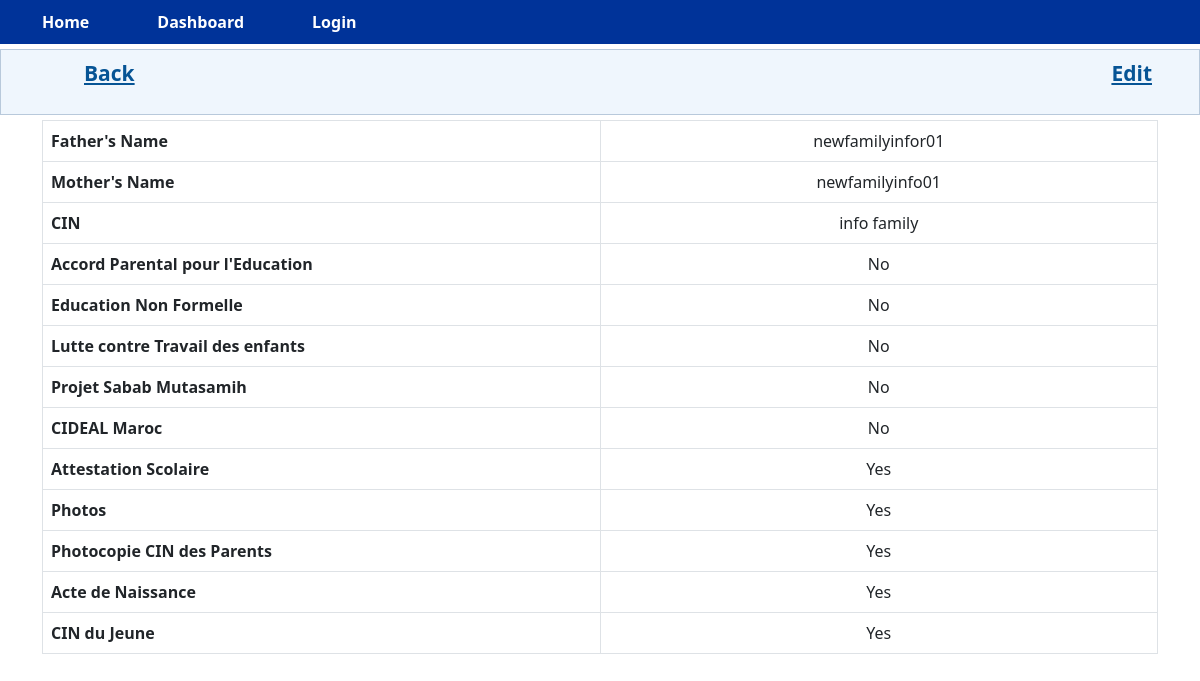
The page /view_family/32 on the database as committed earlier.
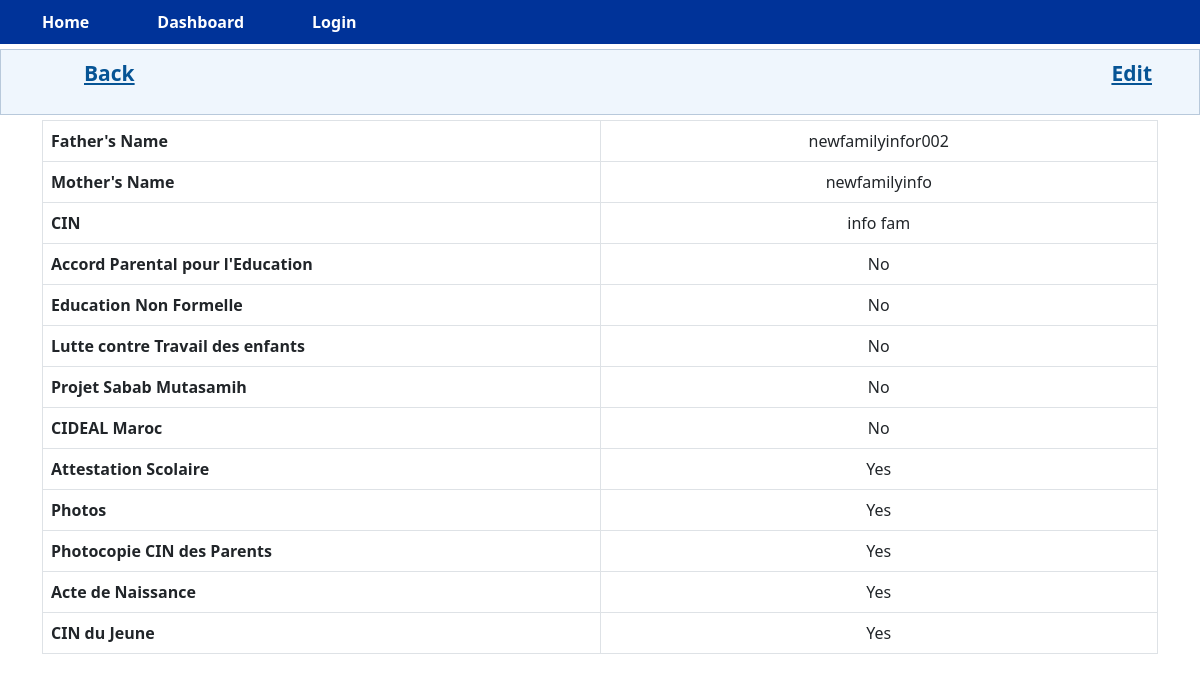
The same page on the database as committed later.
### app.py (models this page shows)
class Family(db.Model, UserMixin):
    id = db.Column(db.Integer, primary_key=True)
    pere_name = db.Column(db.String(100), nullable=False)
    maman_name = db.Column(db.String(100), nullable=False)
    cin = db.Column(db.String(20), nullable=True)
    Accord_P_Education_parental = db.Column(db.Boolean, default=False, nullable=True)
    Education_Non_Formelle = db.Column(db.Boolean, default=False, nullable=True)
    lutte_contre_Travail_des_enfants = db.Column(db.Boolean, default=False, nullable=True)
    Projet_Sabab_Mutasamih = db.Column(db.Boolean, default=False, nullable=True)
    CIDEAL_Maroc = db.Column(db.Boolean, default=False, nullable=True)
    Attestation_scolaire = db.Column(db.Boolean, default=False, nullable=True)
    Photos = db.Column(db.Boolean, default=False, nullable=True)
    photocopie_CIN_parents = db.Column(db.Boolean, default=False, nullable=True)
    Acte_de_naissance = db.Column(db.Boolean, default=False, nullable=True)
    CIN_du_jeune = db.Column(db.Boolean, default=False, nullable=True)
    children_id = db.Column(db.Integer, db.ForeignKey('children.id'))
    children = db.relationship('Children', backref='family')

### app.py (the view)
@app.route('/view_family/<int:child_id>')
def view_family(child_id):
    child = Children.query.get_or_404(child_id)
    family = Family.query.filter_by(children_id=child.id).first()
    form = FamilyForm()
    return render_template('view_family.html', child=child, family=family, form=form)

### templates/view_family.html (shortened to what this page needs)
{% extends 'dashboard.html' %}
{% block page_content %}
<div class="sidenav">
    <ul class="navbar">
        <li class="nav-item"><a href="{{ url_for('view_children', child_id=child.id) }}"> Back </a></li>
        <li class="nav-item"><a href="{{ url_for('edit_family', child_id=child.id) }}">Edit</a></li>
    </ul>
</div>
    {% if family %}
        <div class="container">
          <table class="table table-bordered">
              <tr>
                  <th>Father's Name</th>
                  <td>{{ family.pere_name }}</td>
              </tr>
              <tr>
                  <th>Mother's Name</th>
                  <td>{{ family.maman_name }}</td>
              </tr>
              <tr>
                  <th>CIN</th>
                  <td>{{ family.cin }}</td>
              </tr>
              <tr>
                  <th>Accord Parental pour l'Education</th>
                  <td>{{ 'Yes' if family.Accord_P_Education_parental else 'No' }}</td>
              </tr>
              <tr>
                  <th>Education Non Formelle</th>
                  <td>{{ 'Yes' if family.Education_Non_Formelle else 'No' }}</td>
              </tr>
              <tr>
                  <th>Lutte contre Travail des enfants</th>
                  <td>{{ 'Yes' if family.lutte_contre_Travail_des_enfants else 'No' }}</td>
              </tr>
              <tr>
                  <th>Projet Sabab Mutasamih</th>
                  <td>{{ 'Yes' if family.Projet_Sabab_Mutasamih else 'No' }}</td>
              </tr>
              <tr>
                  <th>CIDEAL Maroc</th>
                  <td>{{ 'Yes' if family.CIDEAL_Maroc else 'No' }}</td>
              </tr>
              <tr>
                  <th>Attestation Scolaire</th>
                  <td>{{ 'Yes' if family.Attestation_scolaire else 'No' }}</td>
              </tr>
              <tr>
                  <th>Photos</th>
                  <td>{{ 'Yes' if family.Photos else 'No' }}</td>
              </tr>
              <tr>
                  <th>Photocopie CIN des Parents</th>
                  <td>{{ 'Yes' if family.photocopie_CIN_parents else 'No' }}</td>
              </tr>
              <tr>
                  <th>Acte de Naissance</th>
                  <td>{{ 'Yes' if family.Acte_de_naissance else 'No' }}</td>
              </tr>
              <tr>
                  <th>CIN du Jeune</th>
                  <td>{{ 'Yes' if family.CIN_du_jeune else 'No' }}</td>
              </tr>
          </table>
        </div>
    {% else %}
        <p>No family information found for {{ child.name }}.</p>
    {% endif %}
{% endblock %}

### templates/dashboard.html (shortened to what this page needs)
{% extends 'base.html' %}

### templates/base.html (shortened to what this page needs)
{% extends 'bootstrap/base.html' %}

### templates/bootstrap/base.html (shortened to what this page needs)
<!DOCTYPE html>
<html lang="en">
<head>
    <link rel="stylesheet" href="https://cdnjs.cloudflare.com/ajax/libs/jqueryui/1.12.1/jquery-ui.min.css">
  <link rel="stylesheet" href="https://cdn.jsdelivr.net/npm/bootstrap@5.1.3/dist/css/bootstrap.min.css">
  <link rel="stylesheet" type="text/css" href="{{ url_for('static', filename='css/styles.css') }}">
  <link href="https://maxcdn.bootstrapcdn.com/bootstrap/5.0.0-alpha1/css/bootstrap.min.css" rel="stylesheet">
</head>
<body class="{% block body_class %}{% endblock %}">
  <nav>
    <ul>
      <li><a href="{{ url_for('home') }}">Home</a></li>
      <li><a href="{{ url_for('dashboard') }}">Dashboard</a></li>
      {% if current_user.is_authenticated %}
        <li><a href="{{ url_for('logout') }}">Logout</a></li>
      {% else %}
        <li><a href="{{ url_for('login') }}">Login</a></li>
      {% endif %}
    </ul>
  </nav>
  <main>
    {% block page_content %}{% endblock %}
  </main>
</body>
</html>

### static/css/styles.css (style rules this page uses)
nav { background-color: #003399; color: white; display: flex; justify-content: space-between; align-items: center; padding: 10px; }
nav ul { display: flex; list-style: none; margin: 0; padding: 0; }
nav ul li { margin-right: 20px; }
nav ul li:last-child { margin-right: 0; }
nav ul li a { color: white; text-decoration: none; font-weight: bold; }
ul { list-style: none; display: flex; justify-content: center; align-items: center; }
li { margin: 0 1rem; }
.sidenav { border: 1px solid #b8c9db; background-color: #eff6fd; margin: 5px 0 5px 0; padding: 0; }
.navbar { position: relative; display: flex; flex-wrap: wrap; align-items: center; justify-content: space-between; padding-top: 0.5rem; padding-bottom: 0rem; }
.nav-item { display: inline-block; padding: 0 15px 0 7px; position: relative; }
.nav-item a { color: #065495; font-size: 21px; font-weight: bold; padding-left: 28px; }
table { margin-bottom: 0px; }
a { text-decoration: none; color: #ffffff; padding: 0.5rem 1rem; border-radius: 0.5rem; transition: background-color 0.3s ease; }
table td { width: 50%; text-align: center; }
.table-bordered { width: 70%; }

Rows that differ between the two databases and show on the page:
changed Family "No": pere_name "newfamilyinfor01" → "newfamilyinfor002"; maman_name "newfamilyinfo01" → "newfamilyinfo"; cin "info family" → "info fam"
